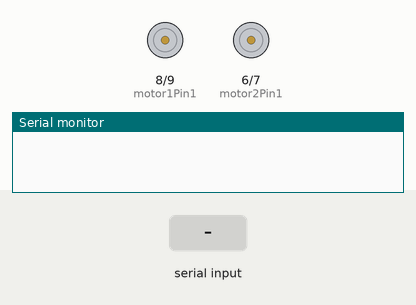
This sketch was run on a simulated Arduino Uno, built with avr-gcc and run on an emulated ATmega328P. On the bench: motor-driver pin pairs drawn as motors (green arrow = first pin HIGH = forward, orange = second pin HIGH = backward, longer = more drive, scaled by the enable pin), the last lines printed to the serial monitor. The inputs (shaded band) are chosen by the test bench.

Above: at 1.2 s.
1.3 s: "F" received over the second serial link
At 2.5 s:
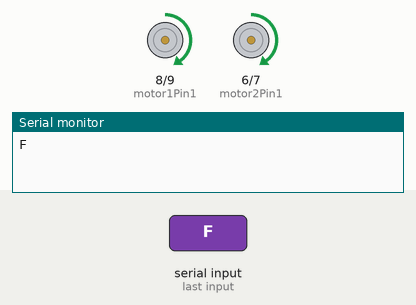
2.8 s: "B" received over the second serial link
At 3.8 s:
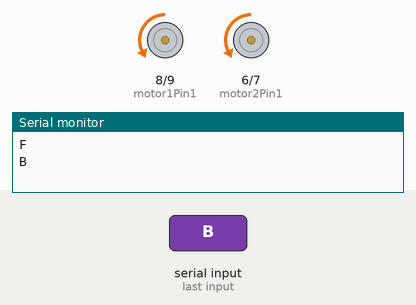
4.3 s: "S" received over the second serial link
At 5.0 s:
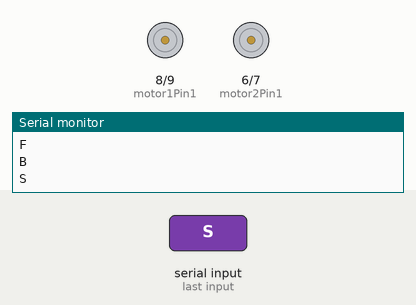
5.8 s: "L" received over the second serial link
At 6.1 s:
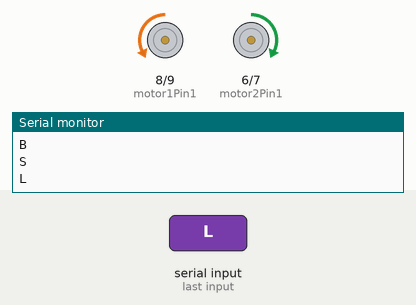
7.3 s: "R" received over the second serial link
At 8.4 s:
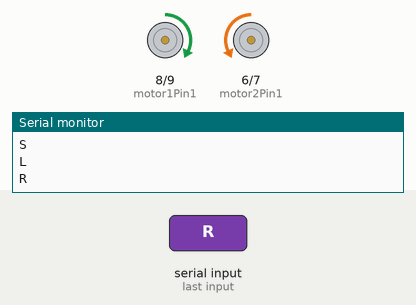
Timing chart, 0 to 9.8 s (numbered marks = the images above; inputs shaded):
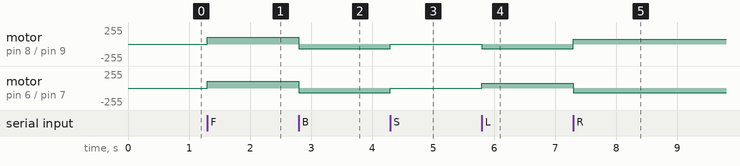

Measured:
- after the input at 1.3 s, motor on pin 8 (motor1Pin1) / pin 9 (motor1Pin2), motor on pin 6 (motor2Pin1) / pin 7 (motor2Pin2): stopped → forward 100/255 at once
- after the input at 2.8 s, motor on pin 8 (motor1Pin1) / pin 9 (motor1Pin2), motor on pin 6 (motor2Pin1) / pin 7 (motor2Pin2): forward 100/255 → backward 70/255 at once
- after the input at 4.3 s, motor on pin 8 (motor1Pin1) / pin 9 (motor1Pin2), motor on pin 6 (motor2Pin1) / pin 7 (motor2Pin2): backward 70/255 → stopped at once
- after the input at 5.8 s, motor on pin 8 (motor1Pin1) / pin 9 (motor1Pin2): stopped → backward 70/255 at once; motor on pin 6 (motor2Pin1) / pin 7 (motor2Pin2): stopped → forward 70/255 at once
- after the input at 7.3 s, motor on pin 8 (motor1Pin1) / pin 9 (motor1Pin2): backward 70/255 → forward 70/255 at once; motor on pin 6 (motor2Pin1) / pin 7 (motor2Pin2): forward 70/255 → backward 70/255 at once

The sketch:

keypad_car.ino
```cpp
#include <SoftwareSerial.h>
int motor1Pin1 = 8;
int motor1Pin2 = 9;
int motor2Pin1 = 6;
int motor2Pin2 = 7;
int ENA=10;
int ENB=11;

SoftwareSerial BT(1,0);

void setup() {
  pinMode(motor1Pin1, OUTPUT);
  pinMode(motor1Pin2, OUTPUT);
  pinMode(motor2Pin1, OUTPUT);
  pinMode(motor2Pin2, OUTPUT);
  Serial.begin(9600);
  pinMode(ENA,OUTPUT);
  pinMode(ENB,OUTPUT);

}
void moveForward() {
  digitalWrite(motor1Pin1, HIGH);
  digitalWrite(motor1Pin2, LOW);
  digitalWrite(motor2Pin1, HIGH);
  digitalWrite(motor2Pin2, LOW);
  analogWrite(ENA,100);
  analogWrite(ENB,100);
}

void moveBackward() {
  digitalWrite(motor1Pin1, LOW);
  digitalWrite(motor1Pin2, HIGH);
  digitalWrite(motor2Pin1, LOW);
  digitalWrite(motor2Pin2, HIGH);
  analogWrite(ENA,70);
  analogWrite(ENB,70);
}

void turnLeft() {
  digitalWrite(motor1Pin1, LOW);
  digitalWrite(motor1Pin2, HIGH);
  digitalWrite(motor2Pin1, HIGH);
  digitalWrite(motor2Pin2, LOW);
  analogWrite(ENA,70);
  analogWrite(ENB,70);
  delay(500);
}

void turnRight() {
  digitalWrite(motor1Pin1, HIGH);
  digitalWrite(motor1Pin2, LOW);
  digitalWrite(motor2Pin1, LOW);
  digitalWrite(motor2Pin2, HIGH);
  analogWrite(ENA,70);
  analogWrite(ENB,70);
  delay(500);
}

void stopMotors() {
  digitalWrite(motor1Pin1, LOW);
  digitalWrite(motor1Pin2, LOW);
  digitalWrite(motor2Pin1, LOW);
  digitalWrite(motor2Pin2, LOW);
}


void loop() {
  if(BT.available()){
    char command=BT.read();
    Serial.println(command);
    switch(command) {
      case 'F': moveForward(); break;
      case 'B': moveBackward(); break;
      case 'S': stopMotors(); break;
      case 'L': turnLeft(); break;
      case 'R': turnRight(); break;
      default: stopMotors(); break;
    }
  }
}
```
